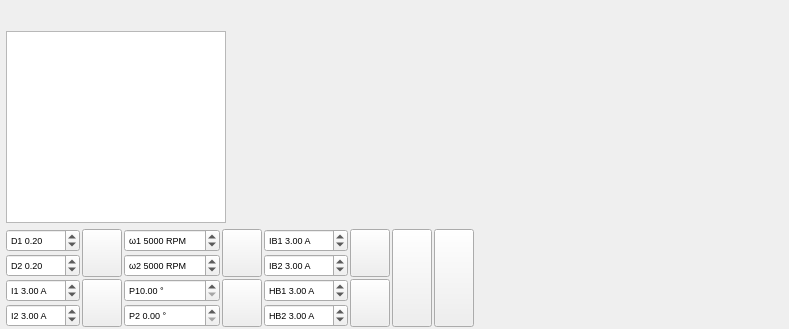
  <widget class="QWidget" name="centralWidget">
   <layout class="QVBoxLayout" name="verticalLayout" stretch="1,0">
    <property name="leftMargin">
     <number>6</number>
    </property>
    <property name="bottomMargin">
     <number>2</number>
    </property>
    <item>
     <layout class="QHBoxLayout" name="horizontalLayout" stretch="0,1">
      <item>
       <layout class="QVBoxLayout" name="verticalLayout_2">
        <item>
         <widget class="QLabel" name="pageLabel">
          <property name="enabled">
           <bool>true</bool>
          </property>
          <property name="maximumSize">
           <size>
            <width>220</width>
            <height>52</height>
           </size>
          </property>
          <property name="text">
           <string/>
          </property>
          <property name="pixmap">
           <pixmap>res/logo_new.png</pixmap>
          </property>
          <property name="scaledContents">
           <bool>true</bool>
          </property>
         </widget>
        </item>
        <item>
         <widget class="QListWidget" name="pageList">
          <property name="minimumSize">
           <size>
            <width>220</width>
            <height>0</height>
           </size>
          </property>
          <property name="maximumSize">
           <size>
            <width>220</width>
            <height>16777215</height>
           </size>
          </property>
          <property name="editTriggers">
           <set>QAbstractItemView::NoEditTriggers</set>
          </property>
          <property name="selectionBehavior">
           <enum>QAbstractItemView::SelectRows</enum>
          </property>
         </widget>
        </item>
       </layout>
      </item>
      <item>
       <widget class="QStackedWidget" name="pageWidget">
        <property name="currentIndex">
         <number>-1</number>
        </property>
       </widget>
      </item>
     </layout>
    </item>
    <item>
     <layout class="QGridLayout" name="gridLayout_3">
      <property name="spacing">
       <number>2</number>
      </property>
      <item row="0" column="2">
       <widget class="QDoubleSpinBox" name="speedBox">
        <property name="font">
         <font>
          <family>MS Shell Dlg 2</family>
          <pointsize>7</pointsize>
         </font>
        </property>
        <property name="toolTip">
         <string>Speed</string>
        </property>
        <property name="prefix">
         <string>ω1 </string>
        </property>
        <property name="suffix">
         <string> RPM</string>
        </property>
        <property name="decimals">
         <number>0</number>
        </property>
        <property name="minimum">
         <double>-400000.000000000000000</double>
        </property>
        <property name="maximum">
         <double>400000.000000000000000</double>
        </property>
        <property name="singleStep">
         <double>100.000000000000000</double>
        </property>
        <property name="value">
         <double>5000.000000000000000</double>
        </property>
       </widget>
      </item>
      <item row="2" column="0">
       <widget class="QDoubleSpinBox" name="currentBox">
        <property name="font">
         <font>
          <family>MS Shell Dlg 2</family>
          <pointsize>7</pointsize>
         </font>
        </property>
        <property name="toolTip">
         <string>Current</string>
        </property>
        <property name="frame">
         <bool>true</bool>
        </property>
        <property name="prefix">
         <string>I1 </string>
        </property>
        <property name="suffix">
         <string> A</string>
        </property>
        <property name="minimum">
         <double>-500.000000000000000</double>
        </property>
        <property name="maximum">
         <double>500.000000000000000</double>
        </property>
        <property name="singleStep">
         <double>0.500000000000000</double>
        </property>
        <property name="value">
         <double>3.000000000000000</double>
        </property>
       </widget>
      </item>
      <item row="2" column="4">
       <widget class="QDoubleSpinBox" name="handbrakeBox">
        <property name="font">
         <font>
          <family>MS Shell Dlg 2</family>
          <pointsize>7</pointsize>
         </font>
        </property>
        <property name="toolTip">
         <string>Handbrake current</string>
        </property>
        <property name="prefix">
         <string>HB1 </string>
        </property>
        <property name="suffix">
         <string> A</string>
        </property>
        <property name="minimum">
         <double>-500.000000000000000</double>
        </property>
        <property name="maximum">
         <double>500.000000000000000</double>
        </property>
        <property name="singleStep">
         <double>0.500000000000000</double>
        </property>
        <property name="value">
         <double>3.000000000000000</double>
        </property>
       </widget>
      </item>
      <item row="0" column="4">
       <widget class="QDoubleSpinBox" name="brakeCurrentBox">
        <property name="font">
         <font>
          <family>MS Shell Dlg 2</family>
          <pointsize>7</pointsize>
         </font>
        </property>
        <property name="toolTip">
         <string>Brake current</string>
        </property>
        <property name="prefix">
         <string>IB1 </string>
        </property>
        <property name="suffix">
         <string> A</string>
        </property>
        <property name="minimum">
         <double>-500.000000000000000</double>
        </property>
        <property name="maximum">
         <double>500.000000000000000</double>
        </property>
        <property name="singleStep">
         <double>0.500000000000000</double>
        </property>
        <property name="value">
         <double>3.000000000000000</double>
        </property>
       </widget>
      </item>
      <item row="0" column="0">
       <widget class="QDoubleSpinBox" name="dutyBox">
        <property name="font">
         <font>
          <family>MS Shell Dlg 2</family>
          <pointsize>7</pointsize>
         </font>
        </property>
        <property name="toolTip">
         <string>Duty cycle</string>
        </property>
        <property name="wrapping">
         <bool>false</bool>
        </property>
        <property name="frame">
         <bool>true</bool>
        </property>
        <property name="prefix">
         <string>D1 </string>
        </property>
        <property name="minimum">
         <double>-1.000000000000000</double>
        </property>
        <property name="maximum">
         <double>1.000000000000000</double>
        </property>
        <property name="singleStep">
         <double>0.010000000000000</double>
        </property>
        <property name="value">
         <double>0.200000000000000</double>
        </property>
       </widget>
      </item>
      <item row="3" column="4">
       <widget class="QDoubleSpinBox" name="handbrakeBox2">
        <property name="font">
         <font>
          <family>MS Shell Dlg 2</family>
          <pointsize>7</pointsize>
         </font>
        </property>
        <property name="toolTip">
         <string>Handbrake current</string>
        </property>
        <property name="prefix">
         <string>HB2 </string>
        </property>
        <property name="suffix">
         <string> A</string>
        </property>
        <property name="minimum">
         <double>-500.000000000000000</double>
        </property>
        <property name="maximum">
         <double>500.000000000000000</double>
        </property>
        <property name="singleStep">
         <double>0.500000000000000</double>
        </property>
        <property name="value">
         <double>3.000000000000000</double>
        </property>
       </widget>
      </item>
      <item row="2" column="1" rowspan="2">
       <widget class="QPushButton" name="currentButton">
        <property name="sizePolicy">
         <sizepolicy hsizetype="Minimum" vsizetype="Minimum">
          <horstretch>0</horstretch>
          <verstretch>0</verstretch>
         </sizepolicy>
        </property>
        <property name="toolTip">
         <string>Current</string>
        </property>
        <property name="text">
         <string/>
        </property>
        <property name="icon">
         <iconset resource="res.qrc">
          <normaloff>:/res/icons/Circled Play-96.png</normaloff>:/res/icons/Circled Play-96.png</iconset>
        </property>
       </widget>
      </item>
      <item row="2" column="2">
       <widget class="QDoubleSpinBox" name="posBox">
        <property name="font">
         <font>
          <family>MS Shell Dlg 2</family>
          <pointsize>7</pointsize>
         </font>
        </property>
        <property name="toolTip">
         <string>Position</string>
        </property>
        <property name="prefix">
         <string>P1</string>
        </property>
        <property name="suffix">
         <string> °</string>
        </property>
        <property name="maximum">
         <double>360.000000000000000</double>
        </property>
        <property name="singleStep">
         <double>10.000000000000000</double>
        </property>
        <property name="value">
         <double>0.000000000000000</double>
        </property>
       </widget>
      </item>
      <item row="0" column="1" rowspan="2">
       <widget class="QPushButton" name="dutyButton">
        <property name="sizePolicy">
         <sizepolicy hsizetype="Minimum" vsizetype="Minimum">
          <horstretch>0</horstretch>
          <verstretch>0</verstretch>
         </sizepolicy>
        </property>
        <property name="toolTip">
         <string>Duty cycle</string>
        </property>
        <property name="text">
         <string/>
        </property>
        <property name="icon">
         <iconset resource="res.qrc">
          <normaloff>:/res/icons/Circled Play-96.png</normaloff>:/res/icons/Circled Play-96.png</iconset>
        </property>
        <property name="flat">
         <bool>false</bool>
        </property>
       </widget>
      </item>
      <item row="3" column="0">
       <widget class="QDoubleSpinBox" name="currentBox2">
        <property name="font">
         <font>
          <family>MS Shell Dlg 2</family>
          <pointsize>7</pointsize>
         </font>
        </property>
        <property name="toolTip">
         <string>Current</string>
        </property>
        <property name="frame">
         <bool>true</bool>
        </property>
        <property name="prefix">
         <string>I2 </string>
        </property>
        <property name="suffix">
         <string> A</string>
        </property>
        <property name="minimum">
         <double>-500.000000000000000</double>
        </property>
        <property name="maximum">
         <double>500.000000000000000</double>
        </property>
        <property name="singleStep">
         <double>0.500000000000000</double>
        </property>
        <property name="value">
         <double>3.000000000000000</double>
        </property>
       </widget>
      </item>
      <item row="2" column="3" rowspan="2">
       <widget class="QPushButton" name="posButton">
        <property name="sizePolicy">
         <sizepolicy hsizetype="Minimum" vsizetype="Minimum">
          <horstretch>0</horstretch>
          <verstretch>0</verstretch>
         </sizepolicy>
        </property>
        <property name="toolTip">
         <string>Position</string>
        </property>
        <property name="text">
         <string/>
        </property>
        <property name="icon">
         <iconset resource="res.qrc">
          <normaloff>:/res/icons/Circled Play-96.png</normaloff>:/res/icons/Circled Play-96.png</iconset>
        </property>
       </widget>
      </item>
      <item row="3" column="2">
       <widget class="QDoubleSpinBox" name="posBox2">
        <property name="font">
         <font>
          <family>MS Shell Dlg 2</family>
          <pointsize>7</pointsize>
         </font>
        </property>
        <property name="toolTip">
         <string>Position</string>
        </property>
        <property name="prefix">
         <string>P2 </string>
        </property>
        <property name="suffix">
         <string> °</string>
        </property>
        <property name="maximum">
         <double>360.000000000000000</double>
        </property>
        <property name="singleStep">
         <double>10.000000000000000</double>
        </property>
        <property name="value">
         <double>0.000000000000000</double>
        </property>
       </widget>
      </item>
      <item row="0" column="3" rowspan="2">
       <widget class="QPushButton" name="speedButton">
        <property name="sizePolicy">
         <sizepolicy hsizetype="Minimum" vsizetype="Minimum">
          <horstretch>0</horstretch>
          <verstretch>0</verstretch>
         </sizepolicy>
        </property>
        <property name="toolTip">
         <string>Speed</string>
        </property>
        <property name="text">
         <string/>
        </property>
        <property name="icon">
         <iconset resource="res.qrc">
          <normaloff>:/res/icons/Circled Play-96.png</normaloff>:/res/icons/Circled Play-96.png</iconset>
        </property>
       </widget>
      </item>
      <item row="1" column="4">
       <widget class="QDoubleSpinBox" name="brakeCurrentBox2">
        <property name="font">
         <font>
          <family>MS Shell Dlg 2</family>
          <pointsize>7</pointsize>
         </font>
        </property>
        <property name="toolTip">
         <string>Brake current</string>
        </property>
        <property name="prefix">
         <string>IB2 </string>
        </property>
        <property name="suffix">
         <string> A</string>
        </property>
        <property name="minimum">
         <double>-500.000000000000000</double>
        </property>
        <property name="maximum">
         <double>500.000000000000000</double>
        </property>
        <property name="singleStep">
         <double>0.500000000000000</double>
        </property>
        <property name="value">
         <double>3.000000000000000</double>
        </property>
       </widget>
      </item>
      <item row="1" column="2">
       <widget class="QDoubleSpinBox" name="speedBox2">
        <property name="font">
         <font>
          <family>MS Shell Dlg 2</family>
          <pointsize>7</pointsize>
         </font>
        </property>
        <property name="toolTip">
         <string>Speed</string>
        </property>
        <property name="prefix">
         <string>ω2 </string>
        </property>
        <property name="suffix">
         <string> RPM</string>
        </property>
        <property name="decimals">
         <number>0</number>
        </property>
        <property name="minimum">
         <double>-400000.000000000000000</double>
        </property>
        <property name="maximum">
         <double>400000.000000000000000</double>
        </property>
        <property name="singleStep">
         <double>100.000000000000000</double>
        </property>
        <property name="value">
         <double>5000.000000000000000</double>
        </property>
       </widget>
      </item>
      <item row="0" column="5" rowspan="2">
       <widget class="QPushButton" name="brakeCurrentButton">
        <property name="sizePolicy">
         <sizepolicy hsizetype="Minimum" vsizetype="Minimum">
          <horstretch>0</horstretch>
          <verstretch>0</verstretch>
         </sizepolicy>
        </property>
        <property name="toolTip">
         <string>Brake current</string>
        </property>
        <property name="text">
         <string/>
        </property>
        <property name="icon">
         <iconset resource="res.qrc">
          <normaloff>:/res/icons/Brake Warning-96.png</normaloff>:/res/icons/Brake Warning-96.png</iconset>
        </property>
       </widget>
      </item>
      <item row="0" column="6" rowspan="4">
       <widget class="QPushButton" name="fullBrakeButton">
        <property name="sizePolicy">
         <sizepolicy hsizetype="Fixed" vsizetype="MinimumExpanding">
          <horstretch>0</horstretch>
          <verstretch>0</verstretch>
         </sizepolicy>
        </property>
        <property name="toolTip">
         <string>Full brake</string>
        </property>
        <property name="text">
         <string/>
        </property>
        <property name="icon">
         <iconset resource="res.qrc">
          <normaloff>:/res/icons/Anchor-96.png</normaloff>:/res/icons/Anchor-96.png</iconset>
        </property>
        <property name="iconSize">
         <size>
          <width>40</width>
          <height>40</height>
         </size>
        </property>
        <property name="autoDefault">
         <bool>false</bool>
        </property>
        <property name="default">
         <bool>false</bool>
        </property>
        <property name="flat">
         <bool>false</bool>
        </property>
       </widget>
      </item>
      <item row="2" column="5" rowspan="2">
       <widget class="QPushButton" name="handbrakeButton">
        <property name="sizePolicy">
         <sizepolicy hsizetype="Minimum" vsizetype="Minimum">
          <horstretch>0</horstretch>
          <verstretch>0</verstretch>
         </sizepolicy>
        </property>
        <property name="toolTip">
         <string>Handbrake current</string>
        </property>
        <property name="text">
         <string/>
        </property>
        <property name="icon">
         <iconset resource="res.qrc">
          <normaloff>:/res/icons/Brake Warning-96.png</normaloff>:/res/icons/Brake Warning-96.png</iconset>
        </property>
       </widget>
      </item>
      <item row="1" column="0">
       <widget class="QDoubleSpinBox" name="dutyBox2">
        <property name="font">
         <font>
          <family>MS Shell Dlg 2</family>
          <pointsize>7</pointsize>
         </font>
        </property>
        <property name="toolTip">
         <string>Duty cycle</string>
        </property>
        <property name="wrapping">
         <bool>false</bool>
        </property>
        <property name="frame">
         <bool>true</bool>
        </property>
        <property name="prefix">
         <string>D2 </string>
        </property>
        <property name="minimum">
         <double>-1.000000000000000</double>
        </property>
        <property name="maximum">
         <double>1.000000000000000</double>
        </property>
        <property name="singleStep">
         <double>0.010000000000000</double>
        </property>
        <property name="value">
         <double>0.200000000000000</double>
        </property>
       </widget>
      </item>
      <item row="0" column="7" rowspan="4">
       <widget class="QPushButton" name="stopButton">
        <property name="sizePolicy">
         <sizepolicy hsizetype="Fixed" vsizetype="MinimumExpanding">
          <horstretch>0</horstretch>
          <verstretch>0</verstretch>
         </sizepolicy>
        </property>
        <property name="toolTip">
         <string>Switch off</string>
        </property>
        <property name="text">
         <string/>
        </property>
        <property name="icon">
         <iconset resource="res.qrc">
          <normaloff>:/res/icons/Stop Sign-96.png</normaloff>:/res/icons/Stop Sign-96.png</iconset>
        </property>
        <property name="iconSize">
         <size>
          <width>40</width>
          <height>40</height>
         </size>
        </property>
        <property name="shortcut">
         <string>Esc</string>
        </property>
       </widget>
      </item>
      <item row="2" column="9" rowspan="2">
       <widget class="DisplayBar" name="dispCurrent2" native="true">
        <property name="sizePolicy">
         <sizepolicy hsizetype="MinimumExpanding" vsizetype="Minimum">
          <horstretch>0</horstretch>
          <verstretch>0</verstretch>
         </sizepolicy>
        </property>
        <property name="minimumSize">
         <size>
          <width>150</width>
          <height>0</height>
         </size>
        </property>
       </widget>
      </item>
      <item row="2" column="8" rowspan="2">
       <widget class="DisplayBar" name="dispCurrent" native="true">
        <property name="sizePolicy">
         <sizepolicy hsizetype="MinimumExpanding" vsizetype="Preferred">
          <horstretch>0</horstretch>
          <verstretch>0</verstretch>
         </sizepolicy>
        </property>
        <property name="minimumSize">
         <size>
          <width>150</width>
          <height>0</height>
         </size>
        </property>
       </widget>
      </item>
      <item row="0" column="8" rowspan="2">
       <widget class="DisplayBar" name="dispDuty" native="true">
        <property name="sizePolicy">
         <sizepolicy hsizetype="MinimumExpanding" vsizetype="Preferred">
          <horstretch>0</horstretch>
          <verstretch>0</verstretch>
         </sizepolicy>
        </property>
        <property name="minimumSize">
         <size>
          <width>150</width>
          <height>0</height>
         </size>
        </property>
       </widget>
      </item>
      <item row="0" column="9" rowspan="2">
       <widget class="DisplayBar" name="dispDuty2" native="true">
        <property name="sizePolicy">
         <sizepolicy hsizetype="MinimumExpanding" vsizetype="Minimum">
          <horstretch>0</horstretch>
          <verstretch>0</verstretch>
         </sizepolicy>
        </property>
        <property name="minimumSize">
         <size>
          <width>150</width>
          <height>0</height>
         </size>
        </property>
       </widget>
      </item>
     </layout>
    </item>
   </layout>
  </widget>
